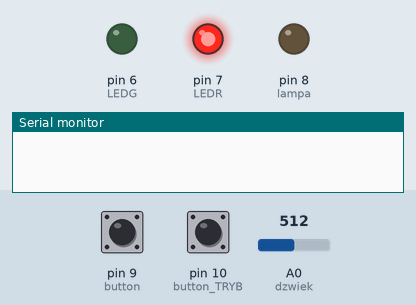
Bench run of a sketch on a simulated Arduino Uno, built with avr-gcc and run on an emulated ATmega328P. On the bench: output pins drawn as LEDs (lit = HIGH), the last lines printed to the serial monitor. Dashed ring = blinking. The inputs (shaded band) are chosen by the test bench; at power-on: pin 9 (button) HIGH, pin 10 (button_TRYB) HIGH, A0 (dzwiek) = 512.

Above: at 1.2 s.
1.3 s: pin 9 (button) pulled LOW for 3.2 s
At 4.0 s:
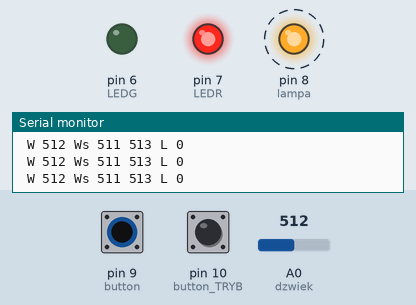
6.0 s: pin 10 (button_TRYB) pulled LOW for 0.15 s
At 7.2 s:
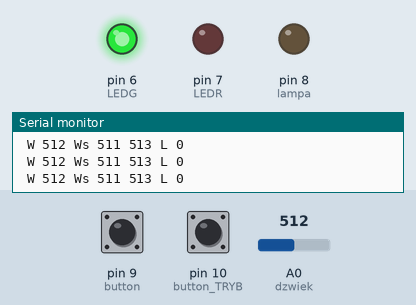
7.6 s: pin 9 (button) pulled LOW for 0.15 s
At 8.6 s:
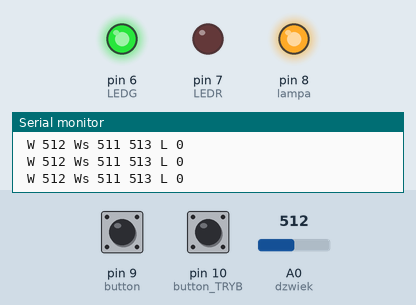
11.1 s: pin 10 (button_TRYB) pulled LOW for 3.2 s
At 14.7 s:
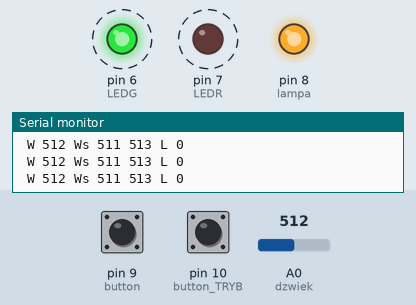
15.8 s: pin 9 (button) pulled LOW for 1 s
At 17.2 s:
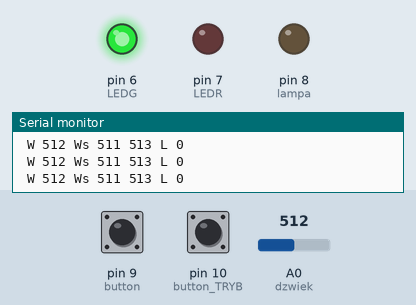
Timing chart, 0 to 18.8 s (numbered marks = the images above; inputs shaded):
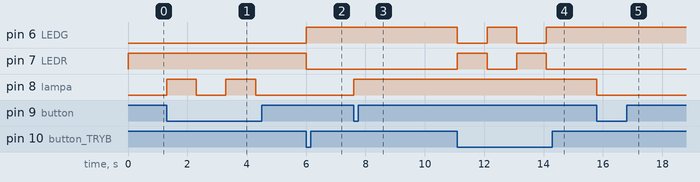

The sketch:

Light-switch-that-reacts-on-clapping.ino
```cpp
//***********UWAGI**************
//1.  Odzdzielne zasilanie dla przekaznika, jak czujnik i przekaznik podłaczone sa do Arduino
//    to wprowadza zmiany w odczycie gdy przekaznik jest załaczony lub wyłaczony

//2.  Zastosowanie millis() bez uzywania delay() powoduje, że na biezaco sa pobierane odczyty
//    z przerwami tylko na wykonanie zadań

//3. Duzy wplyw na odczyty ma zasilanie, czujnik musi byc zasilany ze stabilnego zrodła (z wyjscia 5V Arduino)

int dzwiek = A0;
bool stan = LOW;
bool spr_stanu = LOW;
int lampa = 8;
int button = 9;
int button_TRYB = 10;
int LEDR = 7;
int LEDG = 6;
unsigned long Time2, Time3, Weryfikacja_startowej, Weryfikacja_startowej1, Czas_probkowania = 0;
unsigned long Time = 2000; //aby nasluch nie wlaczal sie od razu po uruchomieniu
int wartosc = analogRead(dzwiek);
int wartosc_startowa = analogRead(dzwiek)-1; // trzeba odjac bo przez chwile ma wieksza wartosc (wartosc nieustalona)
int liczba_przejsc = 0;
bool TRYB = true;


void setup() {
  Serial.begin(9600);
  pinMode(dzwiek, INPUT);
  pinMode(lampa,OUTPUT);
  pinMode(button,INPUT_PULLUP);
  pinMode(button_TRYB,INPUT_PULLUP);
  pinMode(LEDR,OUTPUT);
  pinMode(LEDG,OUTPUT);
  digitalWrite(LEDR, TRYB);
}

void loop() {

//----------------------WERYFIKACJA STARTOWEJ------------------//gdyz wystepuja zmiany napiecia zasilania, a to ciagnie za soba zmiany odczytow wiec trzeba aktualizowac punkt odniesienia
 if (millis()-Weryfikacja_startowej1>1800){    // ustawia co 1,8 s wartosc startowa (stoper resetuje sie przy nasluchu, sprawdzaniu oraz przy nastawieniu nowej startowej wartosci poprzez zmiane stanu lampy)
      wartosc_startowa = analogRead(dzwiek);  // aby wartosc odniesienia mogla sie zaktualizowac zanim dojdzie do kolejnej inicjalizacji
      Weryfikacja_startowej1 = millis();
  }
if(spr_stanu == !stan && millis()-Weryfikacja_startowej>700){ //gdy zapali lub zgasi lampe (zmiany napiecia i odczytow) i gdy minie minimum 400 ms ustawia nowa wartosc startowa
     wartosc_startowa = analogRead(dzwiek);                   // trzeba poczekac az troszke sie unormuja odczyty dlatego czeka 400 ms
     Weryfikacja_startowej = millis();
     Weryfikacja_startowej1 = millis();
      spr_stanu = stan;
  }
//---------------------------POBRANIE ODCZYTU----------------------------------
  wartosc = analogRead(dzwiek);

//-----------------WYSWIETLANIE WARTOSCI-------------------------
//  Serial.print("  Wartosc :  ");
//  Serial.print(wartosc);
//  Serial.print("  Wartosc_startowa :  ");
//  Serial.print(wartosc_startowa);
//  Serial.print("  Probka :  ");
//  Serial.print(probka);
//  Serial.print("  liczba :  ");
//  Serial.println(liczba_przejsc);

//---------------INICJALIZACJA-------------------------------------
  if(millis()-Time2 >=2000){ //Jezeli od poprzedniego sprawdzenia lub konca nasluchu minely 2 s
  if(wartosc>wartosc_startowa+20  || wartosc<wartosc_startowa-20){ //Prog wejscia, aby nie było zbyt latwo uruchomic nasłuchu
  Serial.println("");
  Serial.println("---------- SKANOWANIE ROZPOCZĘTE ---------");
  Serial.println("");

      liczba_przejsc = 0; //zresetowanie liczby przejsc przez obszar sprawdzania
      Time=millis();
      Time2=millis(); // wlaczenie stopera aby zaraz mogl kontrolowac dlugosc nasluchu (pozniej tez za ile ma sie umozliwic kolejna inicjalizacja)
     }
    }
//-------------------------------NASŁUCH--------------------------------------------- // zlicza z odpowiednia czestotliwoscia probki, ktore nie sa w obszarze startowym, dzieki temu moze wychwycic duzo probek, wiec jest wieksza kontrola nad pozniejszymi warunkami
                                                                                     //jest wiecej mozliwosci wyboru przedzialow dla ktorych bedzie dzialalo wlaczanie/wylaczanie, przy odpowiednio duzej czestotliwosci powinno byc mniej probek niz przy malej czestotliwosci (mala czestotliwosc rzadko przechodzi przez obszar startowy wiec ma duzo probek)
                                                                                     //ograniczenie czasu nasluchu czyli 1 s daje mozliwosc wykrycia odpowiednio krotkich sygnalow
    if(millis()-Time >0 && Time2-Time<=1000) { // nasluch wlacza sie zaraz po skonczeniu inicjalizacji i trwa 1 s (Time2 ciagle ma nowa wartosc podczas nasluchu, dzieki temu moze stanowic odniesienia, a Time ma wartosc nieaktualizowana)
       Weryfikacja_startowej1 = millis();
        if(micros()-Czas_probkowania>=250){ // okres probkowania co 250 us
        Serial.print(" W ");              // Obecna odczytana wartosc
        Serial.print(wartosc);
        Serial.print(" Ws ");            // Wartosc startowa - 1  Wartosc startowa + 1
        Serial.print(wartosc_startowa-1);
        Serial.print(" ");
        Serial.print(wartosc_startowa+1);
        Serial.print(" L ");             // Liczba probek
        Serial.println(liczba_przejsc);

        if(wartosc>wartosc_startowa+1 || wartosc<wartosc_startowa-1){
        liczba_przejsc=liczba_przejsc+1;  // liczenie z czestotliwoscia probkowania momentow gdy sygnal jest poza obszarem startowym
       }
     Time2 = millis();  //reset stopera aby mogl kontrolowac dlugosc nasluchu, a potem jak nasluch sie skonczy tez do tego za ile ma sie umozliwic kolejna inicjalizacja
    Czas_probkowania = micros(); //reset czasu probkowania
     }
    }
 //-------------------SPRAWDZENIE---------------------------------------- // wlaczanie lub wylaczanie lampy na wykrycie odpowiedniego sygnalu (zakresu odczytow)
    if (liczba_przejsc >= 3 && liczba_przejsc <= 7 && millis()-Time2 > 100 && TRYB == true){//klaskanie
    Serial.println("");
    Serial.println("-------------- WYKRYTO SYGNAL ------------");
    Serial.println("-------------------- ON ------------------");
     Serial.println("");
       digitalWrite(lampa, HIGH);
        Weryfikacja_startowej = millis(); // resetowanie stopera aby mozna bylo zaraz ustalic nowa wartosc odniesienia
       liczba_przejsc = 0; // reset licznika
    Time2 = millis(); //reset stopera do kontroli za ile ma sie umozliwic kolejna inicjalizacja
   }
    if (liczba_przejsc >= 8 && liczba_przejsc <= 11 && millis()-Time2 > 100 && TRYB == true){//klaskanie
    Serial.println("");
    Serial.println("-------------- WYKRYTO SYGNAL ------------");
    Serial.println("-------------------- OFF -----------------");
    Serial.println("");
       digitalWrite(lampa, LOW);
        Weryfikacja_startowej = millis();
       liczba_przejsc = 0;
    Time2 = millis();
   }
       if (liczba_przejsc >= 3 && liczba_przejsc <= 7 && millis()-Time2 > 100 && TRYB == false){//klaskanie
    Serial.println("");
    Serial.println("-------------- WYKRYTO SYGNAL ------------");
    Serial.println("-------------------- ON / OFF ------------------");
     Serial.println("");
       digitalWrite(lampa, stan=!stan);
        Weryfikacja_startowej = millis();
       liczba_przejsc = 0;
    Time2 = millis();
   }
  //-------------------------------KONIEC UZYWANIA CZUJNIKA----------------------------------------------------

 //--------------------------------WLACZANIE PRZYCISKIEM-----------------------------------------
  if (digitalRead(button) == LOW && millis()-Time3 >= 1000){ // wlaczenie lub wylaczenie przyciskiem dostepne co 1 s (ominiecie drgan stykow)
      stan=!stan;
      digitalWrite(lampa, stan); // wlacza/wylacza przekaznik (wlacz/wylacz lampe)
      Time3 = millis();
     Weryfikacja_startowej = millis();
       Time2 = millis();
   }
   if (digitalRead(button_TRYB) == LOW && millis()-Time3 >= 1000){ // wlaczenie lub wylaczenie przyciskiem dostepne co 1 s (ominiecie drgan stykow)
  TRYB = !TRYB;
  digitalWrite(LEDR, TRYB);
  digitalWrite(LEDG, !TRYB);
  Time3 = millis();
   }
}
```

Measured:
- after the input at 1.3 s, pin 8 (lampa): alternates HIGH for 1.0 s and LOW for 1.0 s, starting at once
- after the input at 6.0 s, pin 6 (LEDG): LOW → HIGH at once; pin 7 (LEDR): HIGH → LOW at once
- after the input at 7.6 s, pin 8 (lampa): LOW → HIGH at once
- after the input at 11.1 s, pin 6 (LEDG), pin 7 (LEDR): alternates HIGH for 1.0 s and LOW for 1.0 s, starting at once
- after the input at 15.8 s, pin 8 (lampa): HIGH → LOW at once
